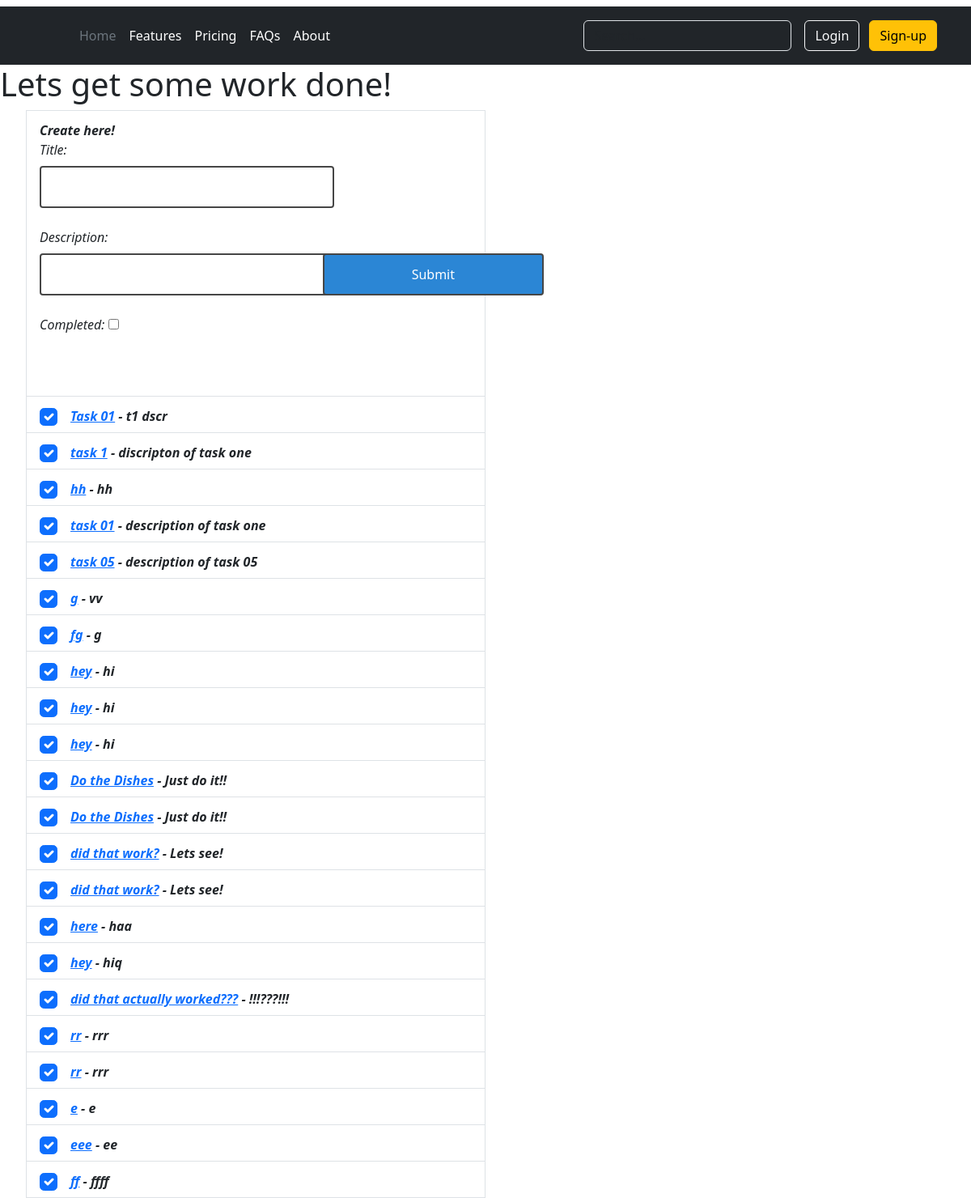
The page / on the database its author committed.
### myapp/models.py (models this page shows, shortened)
class Task(models.Model):
    title = models.CharField(max_length=200)
    description = models.CharField(max_length=200)
    completed = models.BooleanField(default=False)

### myapp/views.py (the view, shortened to what this page needs)
# urls.py: path('', CreateCumListView.as_view(), name='task-list'),
class CreateCumListView(CreateView, ListView):
    template_name='myapp/mypage.html'
    form_class = TaskForm
    model = Task
    success_url = '/'

### myapp/forms.py
class TaskForm(forms.ModelForm):
    class Meta:
        model = Task
        fields = ['title', 'description', 'completed']

### myapp/templates/myapp/mypage.html (shortened to what this page needs)
{%extends "myapp/base.html"%}
{%load static%}
{% block task_list%}
{% if object_list %}
<div id="task-div" style="width: 50%; height: 500px;">
<h1> Lets get some work done!</h1>
    <ul>
        <label class="list-group-item d-flex gap-3">
            <span class="pt-1 form-checked-content">
              <strong>Create here! </strong>
              <div id="form-div" >
                <form method="post" class="create-form">
                    {{form.as_p}}
                    <input type="submit">
                </form>
                </div>
            </span>
          </label>
    {% for task in object_list %}
    <label class="list-group-item d-flex gap-3">
        <input class="form-check-input flex-shrink-0" type="checkbox" value="" checked="task.completed" style="font-size: 1.375em;">
        <span class="pt-1 form-checked-content">
          <strong><a href="{% url 'myapp:task-detail' task.pk %}">{{ task.title }}</a> - {{ task.description }}</strong>
        </span>
      </label>
      {% endfor %}
  </ul>
</div>
{% else %}
  <p>No instances found.</p>
{% endif %}
{% endblock  %}

### myapp/templates/myapp/base.html (shortened to what this page needs)
<!doctype html>
<html lang="en">
    {%load static%}
  <head>
    <link href="https://cdn.jsdelivr.net/npm/bootstrap@5.3.0-alpha1/dist/css/bootstrap.min.css" rel="stylesheet">
    <link rel="stylesheet" href="{% static 'css/styles.css' %}">
    <link href="https://cdn.jsdelivr.net/npm/bootstrap@5.3.0-alpha1/dist/css/bootstrap.min.css" rel="stylesheet">
</head>
  <body>
    <main>
        <header class="p-3 text-bg-dark">
            <div class="container">
              <div class="d-flex flex-wrap align-items-center justify-content-center justify-content-lg-start">
                <a href="/" class="d-flex align-items-center mb-2 mb-lg-0 text-white text-decoration-none">
                  <svg class="bi me-2" width="40" height="32" role="img" aria-label="Bootstrap"><use xlink:href="#bootstrap"></use></svg>
                </a>
                <ul class="nav col-12 col-lg-auto me-lg-auto mb-2 justify-content-center mb-md-0">
                  <li><a href="#" class="nav-link px-2 text-secondary">Home</a></li>
                  <li><a href="#" class="nav-link px-2 text-white">Features</a></li>
                  <li><a href="#" class="nav-link px-2 text-white">Pricing</a></li>
                  <li><a href="#" class="nav-link px-2 text-white">FAQs</a></li>
                  <li><a href="#" class="nav-link px-2 text-white">About</a></li>
                </ul>
                <form class="col-12 col-lg-auto mb-3 mb-lg-0 me-lg-3" role="search">
                  <input type="search" class="form-control form-control-dark text-bg-dark" placeholder="Search..." aria-label="Search">
                </form>
                <div class="text-end">
                  <button type="button" class="btn btn-outline-light me-2">Login</button>
                  <button type="button" class="btn btn-warning">Sign-up</button>
                </div>
              </div>
            </div>
          </header>
            <div class="list-group w-auto">
            {% block task_list %}{%endblock%}
            </div>
        </main>
    </body>
</html>

### myapp/static/css/styles.css (style rules this page uses)
input[type="text"], select { width: 100%; padding: 12px 20px; margin: 8px 0; display: inline-block; border: 2px solid #464646; border-radius: 4px; box-sizing: border-box; }
input[type="submit"] { background-color: #2b86d5; color: white; padding: 12px 20px; border: 2px solid #464646; border-radius: 4px; cursor: pointer; position: relative; top: -116.5px; left: 350px; width: 75%; }
label { font-style: italic; }

### rows shown on the page
Task: title "Task 01", description "t1 dscr"
Task: title "task 1", description "discripton of task one"
Task: title "hh", description "hh"
Task: title "task 01", description "description of task one"
Task: title "task 05", description "description of task 05"
Task: title "g", description "vv"
Task: title "fg", description "g"
Task: title "hey", description "hi"
Task: title "hey", description "hi"
Task: title "hey", description "hi"
Task: title "Do the Dishes", description "Just do it!!"
Task: title "Do the Dishes", description "Just do it!!"
Task: title "did that work?", description "Lets see!"
Task: title "did that work?", description "Lets see!"
Task: title "here", description "haa"
Task: title "hey", description "hiq"
Task: title "did that actually worked???", description "!!!???!!!"
Task: title "rr", description "rrr"
Task: title "rr", description "rrr"
Task: title "e", description "e"
Task: title "eee", description "ee"
Task: title "ff", description "ffff"
